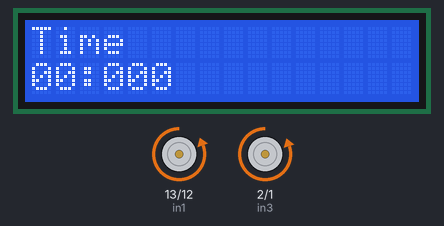
Bench run of a sketch on a simulated Arduino Uno, built with avr-gcc and run on an emulated ATmega328P. Parts: 16×2 character LCD, motor-driver pin pairs drawn as motors (green arrow = first pin HIGH = forward, orange = second pin HIGH = backward, longer = more drive, scaled by the enable pin). At 10.1 s the program stops and its outputs stay as they are.

Above: at 0.21 s.
At 2.61 s:
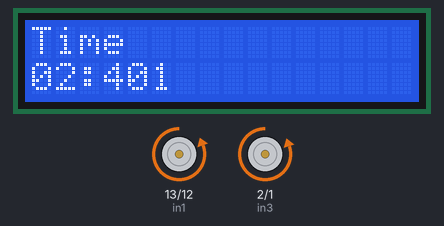
At 5.01 s:
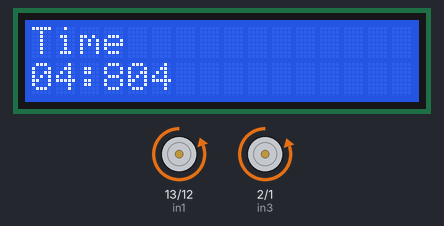
At 10.1 s:
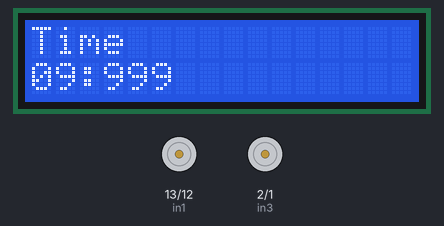
Timing chart, 0 to 11.6 s (numbered marks = the images above):
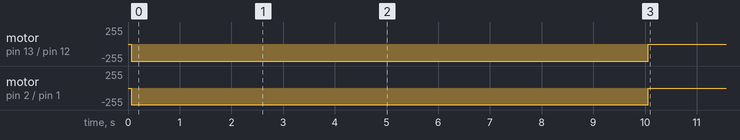

The sketch:

week1code.ino
```cpp
#include <LiquidCrystal.h>

#define enA 11
#define in1 13
#define in2 12

#define enB 3
#define in3 2
#define in4 1

#define FORWARD 1
#define BACKWARD 0

LiquidCrystal lcd(8, 9, 4, 5, 6, 7);
unsigned long lastMillis;
unsigned long lastLCD;

void rotateMotorA(int speed, int direction) {
  analogWrite(enA, speed);
  if (direction == FORWARD) {
    digitalWrite(in1, LOW);
    digitalWrite(in2, HIGH);
  } else if (direction == BACKWARD) {
    digitalWrite(in1, HIGH);
    digitalWrite(in2, LOW);
  }
}

void rotateMotorB(int speed, int direction) {
  analogWrite(enB, speed);
  if (direction == FORWARD) {
    digitalWrite(in3, LOW);
    digitalWrite(in4, HIGH);
  } else if (direction == BACKWARD) {
    digitalWrite(in3, HIGH);
    digitalWrite(in4, LOW);
  }
}

void stopMotors() {
  analogWrite(enA, 0);
  analogWrite(enB, 0);
  digitalWrite(in1, LOW);
  digitalWrite(in2, LOW);
  digitalWrite(in3, LOW);
  digitalWrite(in4, LOW);
}

void setup() {
  lcd.begin(16, 2);
  lcd.clear();
  lcd.setCursor(0, 0);
  lcd.print("Time");

  pinMode(enA, OUTPUT);
  pinMode(in1, OUTPUT);
  pinMode(in2, OUTPUT);
  pinMode(enB, OUTPUT);
  pinMode(in3, OUTPUT);
  pinMode(in4, OUTPUT);

  stopMotors();
  lastMillis = millis();
}

void loop() {
  lcd.setCursor(0, 1);
  unsigned long milliseconds = (millis() - lastMillis) % 1000;
  unsigned long seconds = (millis() - lastMillis) / 1000;
  char formattedTime[7];
  sprintf(formattedTime, "%02ld:%03ld", seconds, milliseconds);
  lcd.print(formattedTime);
  if (millis() - lastMillis < 10000) {
    rotateMotorA(255, FORWARD);
    rotateMotorB(253, FORWARD);
  } else {
    stopMotors();
    while (1)
      ;
  }
}
```

Measured:
- by itself, motor on pin 13 (in1) / pin 12 (in2): stopped → backward 255/255 at 0.07 s, → stopped 10.0 s later
- by itself, motor on pin 2 (in3) / pin 1 (in4): stopped → backward 253/255 at 0.07 s, → stopped 10.0 s later
